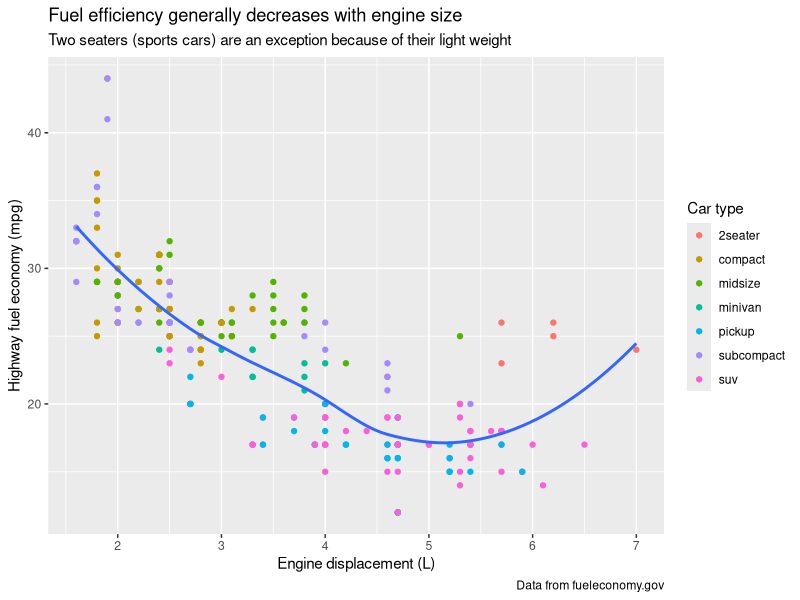

The R script that drew this image: (Note: this script raises an error after producing the figure.)
## ---- chunk 1
library(tidyverse)
## ---- chunk 2
ggplot(mpg, aes(displ, hwy)) +
  geom_point(aes(colour = class)) +
  geom_smooth(se = FALSE) +
  labs(
    title = "Fuel efficiency generally decreases with engine size",
    subtitle = "Two seaters (sports cars) are an exception because of their light weight",
    caption = "Data from fueleconomy.gov",
    x = "Engine displacement (L)",
    y = "Highway fuel economy (mpg)",
    colour = "Car type"
  )
## ---- chunk 3
ggplot(df, aes(x, y)) +
  geom_hex() +
  scale_colour_gradient(low = "white", high = "red") +
  coord_fixed()
## ---- chunk 4
ggplot(diamonds, aes(carat, price)) +
  geom_point(aes(colour = cut), alpha = 1/20)
